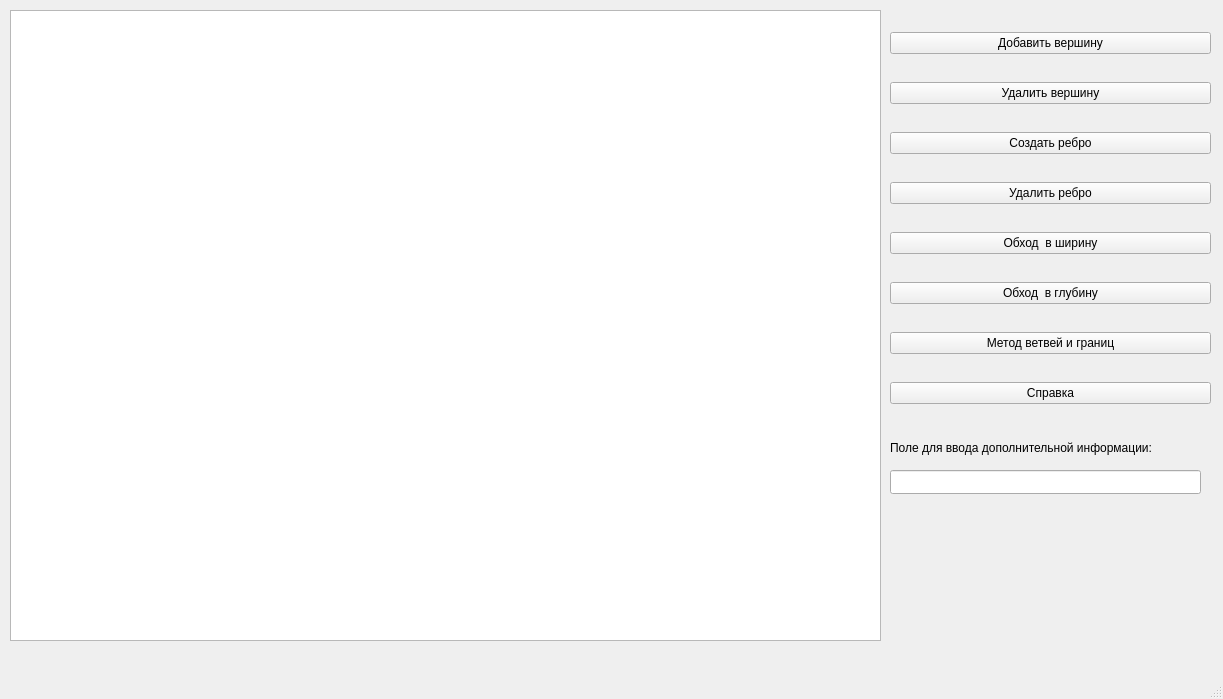
<?xml version="1.0" encoding="UTF-8"?>
<ui version="4.0">
 <class>Graphs</class>
 <widget class="QMainWindow" name="Graphs">
  <property name="geometry">
   <rect>
    <x>0</x>
    <y>0</y>
    <width>1223</width>
    <height>699</height>
   </rect>
  </property>
  <property name="windowTitle">
   <string>Graphs</string>
  </property>
  <widget class="QWidget" name="centralwidget">
   <widget class="QGraphicsView" name="graphs_view">
    <property name="geometry">
     <rect>
      <x>10</x>
      <y>10</y>
      <width>871</width>
      <height>631</height>
     </rect>
    </property>
   </widget>
   <widget class="QWidget" name="verticalLayoutWidget">
    <property name="geometry">
     <rect>
      <x>890</x>
      <y>10</y>
      <width>321</width>
      <height>421</height>
     </rect>
    </property>
    <layout class="QVBoxLayout" name="verticalLayout">
     <item>
      <widget class="QPushButton" name="add_vert_btn">
       <property name="text">
        <string>Добавить вершину</string>
       </property>
      </widget>
     </item>
     <item>
      <widget class="QPushButton" name="del_vert_btn">
       <property name="text">
        <string>Удалить вершину</string>
       </property>
      </widget>
     </item>
     <item>
      <widget class="QPushButton" name="add_rib_btn">
       <property name="text">
        <string>Создать ребро</string>
       </property>
      </widget>
     </item>
     <item>
      <widget class="QPushButton" name="del_rib_btn">
       <property name="text">
        <string>Удалить ребро</string>
       </property>
      </widget>
     </item>
     <item>
      <widget class="QPushButton" name="bfs_btn">
       <property name="text">
        <string>Обход  в ширину</string>
       </property>
      </widget>
     </item>
     <item>
      <widget class="QPushButton" name="dfs_btn">
       <property name="text">
        <string>Обход  в глубину</string>
       </property>
      </widget>
     </item>
     <item>
      <widget class="QPushButton" name="travel_btn">
       <property name="text">
        <string>Метод ветвей и границ</string>
       </property>
      </widget>
     </item>
     <item>
      <widget class="QPushButton" name="question_btn">
       <property name="text">
        <string>Справка</string>
       </property>
      </widget>
     </item>
    </layout>
   </widget>
   <widget class="QLineEdit" name="info_line">
    <property name="geometry">
     <rect>
      <x>890</x>
      <y>470</y>
      <width>311</width>
      <height>24</height>
     </rect>
    </property>
   </widget>
   <widget class="QLabel" name="label">
    <property name="geometry">
     <rect>
      <x>890</x>
      <y>440</y>
      <width>291</width>
      <height>16</height>
     </rect>
    </property>
    <property name="text">
     <string>Поле для ввода дополнительной информации:</string>
    </property>
   </widget>
   <widget class="QLabel" name="info_label">
    <property name="geometry">
     <rect>
      <x>890</x>
      <y>500</y>
      <width>331</width>
      <height>131</height>
     </rect>
    </property>
    <property name="text">
     <string/>
    </property>
   </widget>
  </widget>
  <widget class="QMenuBar" name="menubar">
   <property name="geometry">
    <rect>
     <x>0</x>
     <y>0</y>
     <width>1223</width>
     <height>25</height>
    </rect>
   </property>
  </widget>
  <widget class="QStatusBar" name="statusbar"/>
 </widget>
 <resources/>
 <connections/>
</ui>
